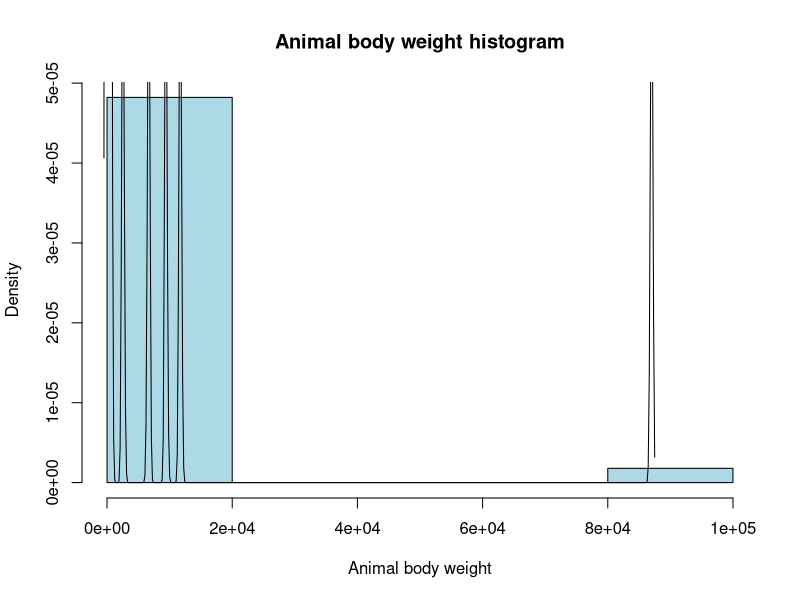
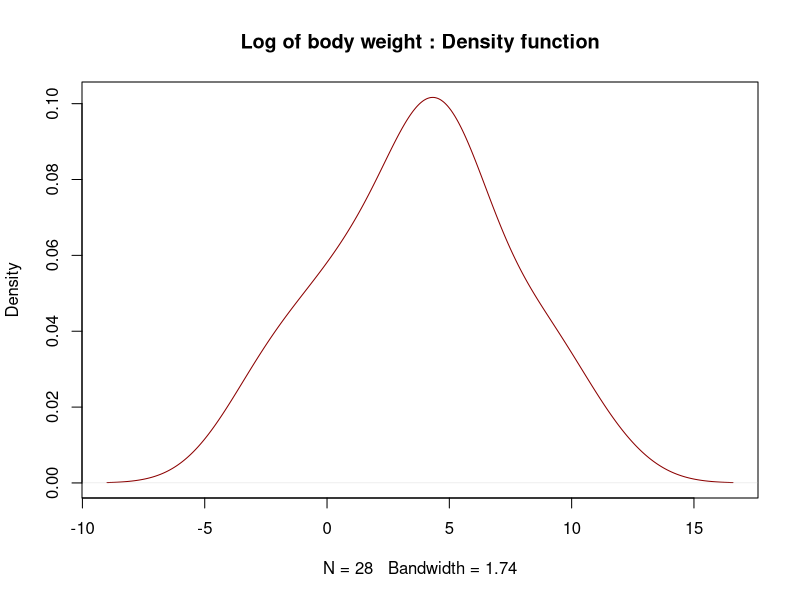

Source code (R) for these figures, in order: (Note: this script raises an error after producing the figures.)
# 2. Data whose distribution is close to lognormal are common. Size measurements of biological
# organisms often have this character. As an example, consider the measurements of
# body weight (body),in the data frame Animals (MASS). Begin by drawing a histogram of
# the untransformed values,and overlaying a density curve. Then

# (a) Draw an estimated density curve for the logarithms of the values.

library(MASS)
hist(Animals$body, xlab = "Animal body weight",prob = TRUE, col = "lightblue", main ="Animal body weight histogram")
lines(density(Animals$body), type = "l", col = "black", main = "Untransformed density function")

logbody <- log(Animals$body)
plot(density(logbody), type = "l", col = "darkred", main = "Log of body weight : Density function")

# (b) Determine the mean and standard deviation of log(Animals$body). Overlay the estimated
# density with the theoretical density for a normal distribution with the mean
# and standard deviation just obtained.

Mean <- mean(logbody)
Standard_Deviation <- sd(logbody)
pred <- pretty(c(Mean - 3 * Standard_Deviation, Mean + 3 * Standard_Deviation), 50)
lines(pred, dnorm(xval, mean = Mean, sd = Standard_Deviation))
